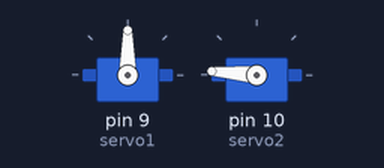
A sketch run on a simulated Arduino Uno, built with avr-gcc and run on an emulated ATmega328P. On the bench: 2 × servo.

Above: at 0.1 s.
At 1.3 s:
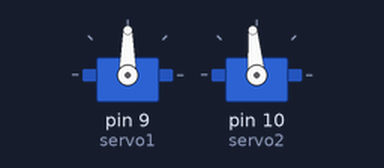
At 2.8 s:
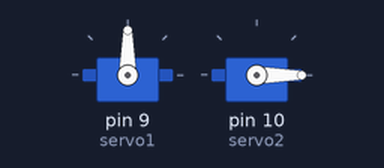
At 5.6 s:
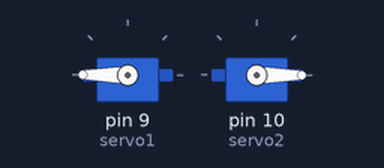
Timing chart, 0 to 7.1 s (numbered marks = the images above):
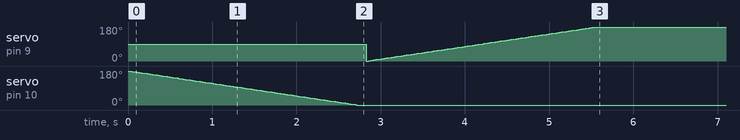

The sketch:

ServoTest.ino
```cpp
#include <Servo.h>

Servo servo1; //lower servo
Servo servo2;//upper servo
int pos1 = 0;
int pos2 = 0;

void setup() {
  servo1.attach(9);
  servo2.attach(10);
  for(pos1 = 180; pos1 >= 0; pos1 -= 1) // goes from 0 degrees to 180 degrees
  {                                  // in steps of 1 degree
    servo2.write(pos1);              // tell servo to go to position in variable 'pos'
    delay(15);                       // waits 15ms for the servo to reach the position
  }
  delay(100);
  for(pos2 = 0; pos2 <= 180; pos2 += 1) // goes from 0 degrees to 180 degrees
  {                                  // in steps of 1 degree
    servo1.write(pos2);              // tell servo to go to position in variable 'pos'
    delay(15);                       // waits 15ms for the servo to reach the position
  }


}

void loop() {

}
```
